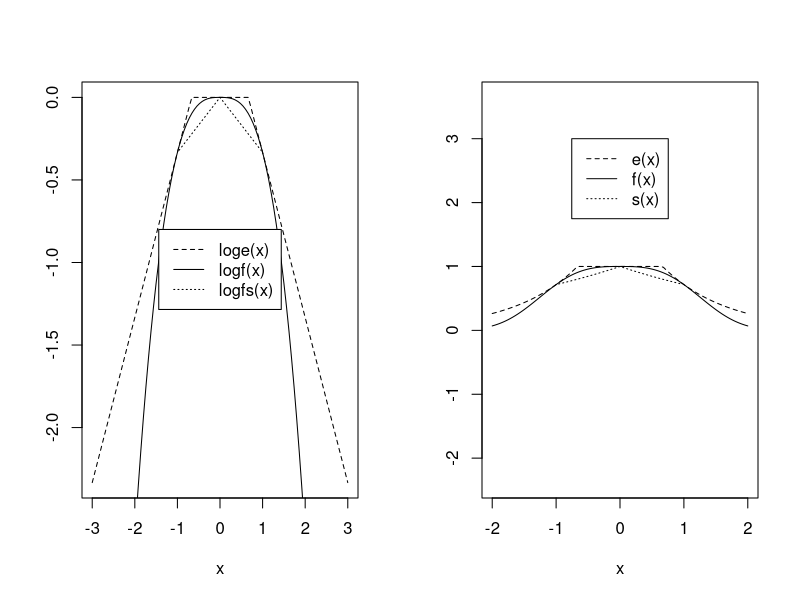
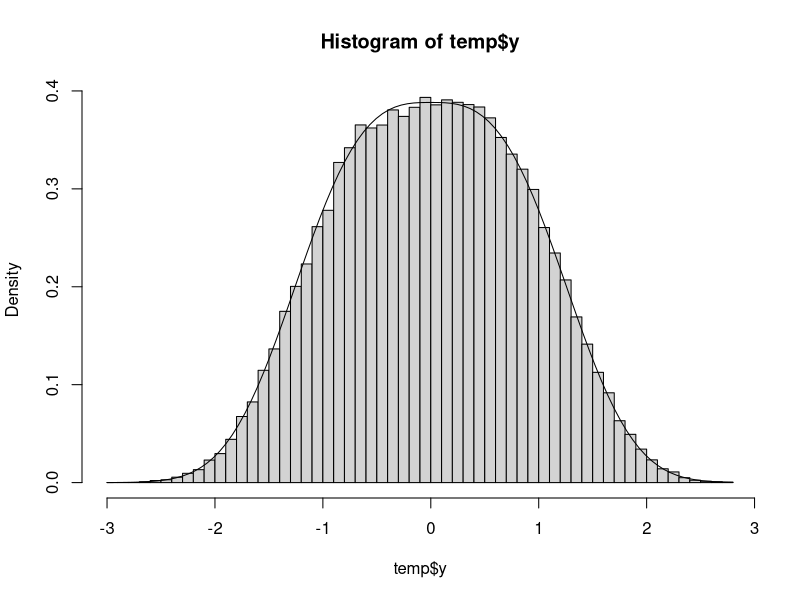

Reproduce these figures in R, in order.
## ---- chunk 1
q <- function (x) {
    exp (-abs(x)^3/3)
}

logq <- function (x) {
    -abs(x)^3/3
}

e_star_x = function (x) {
  ifelse (abs(x) > 2/3, -abs(x) + (2/3), 0)
}

e_x = function (x) {
  ifelse (abs (x) > 2/3, exp(-abs(x) + (2/3)), 1)
}

s_star_x = function (x) {
  ifelse (abs(x) < 1, -abs(x)/3, NA)
}

s_x = function (x) {
  ifelse (abs(x)<1, exp(-abs(x)/3), NA)
}

par(mfcol=c(1, 2))              
plot(e_star_x, -3, 3, lty=2, xlab="x", ylab="")
plot(logq, -3, 3, lty=1, add=T)
plot(s_star_x, -3, 3, lty=3, add=T)
legend(0, -0.8, legend=c("loge(x)","logf(x)","logfs(x)"), lty=c(2,1,3), xjust = 0.5)
             
plot(e_x, -2, 2, lty=2, asp = 1, xlab="x", ylab="")
plot(q, -2, 2, lty=1, add=T)
plot(s_x, -2, 2, lty=3, add=T)
legend(0, 3, legend=c("e(x)","f(x)","s(x)"), lty=c(2,1,3), xjust = 0.5)
## ---- chunk 2
g_inv = function (y) {
  if ((y < 0.3)||(y == 0.3)) {
    log ((10/3)*y) - 2/3
    }
  else if ((y > 0.3)&&((y<0.7)||(y==0.7))) {
    (10/3)*(y-1/2)
    }
  else {
    (2/3)-log(-(10/3)*(y-1))
    }
}
## ---- chunk 3
ars = function (n, LIMIT=Inf) {
  y <- rep(NA,n);
  i <- 0;                    # index of y
  j <- 0;                    # index of g
  i1 <- 0;                   # index of acratio.sx
  
  while((i<n)&&(j<LIMIT)) {
    g <- g_inv(runif(1));
    u <- runif(1);
    if( (g>-1)&&(g<1) ) {  #if in the range of s(x) function (-1, 1)
      if( u < s_x(g)/e_x(g) ){  #if u < s(y)/e(y), keep g for y
          i<-i+1;
          y[i]<-g;
          i1<-i1+1;
      } else {  # that is, if u > s(x)/e(x), we still need to test if u < q(x)/e(x)
        if( u < q(g)/e_x(g) ) {
          i<-i+1; 
          y[i]<-g;
        } 
      }
    } else if( u < q(g)/e_x(g) ) {  #if g falls outside range of s(x) (-1, 1) but still <f(y)/e(y)
      i<-i+1;
      y[i]<-g;
    } 
    j <- j + 1;
  }
  if(i<n) cat("\n No enough random numbers! ", round(i/n*100), "% complete.\n");
  list(acratio.sx=i1/j, acratio=i/j, y=y);
}

temp <- ars(100000)    
temp$acratio                  
temp$acratio.sx
## ---- chunk 4
# theoretical acceptance ratios
integrate(q, lower=-Inf,upper=Inf)$value/integrate(e_x, lower=-Inf,upper=Inf)$value #0.7715454
integrate(s_x, lower=-1,upper=1)$value/integrate(e_x, lower=-Inf,upper=Inf)$value #0.5071136
## ---- chunk 5
par (mfrow = c(1,1))
hist (temp$y, breaks = 50, freq=FALSE)
curve (q(x)/2.5758, add = T)

mean(temp$y^2)
